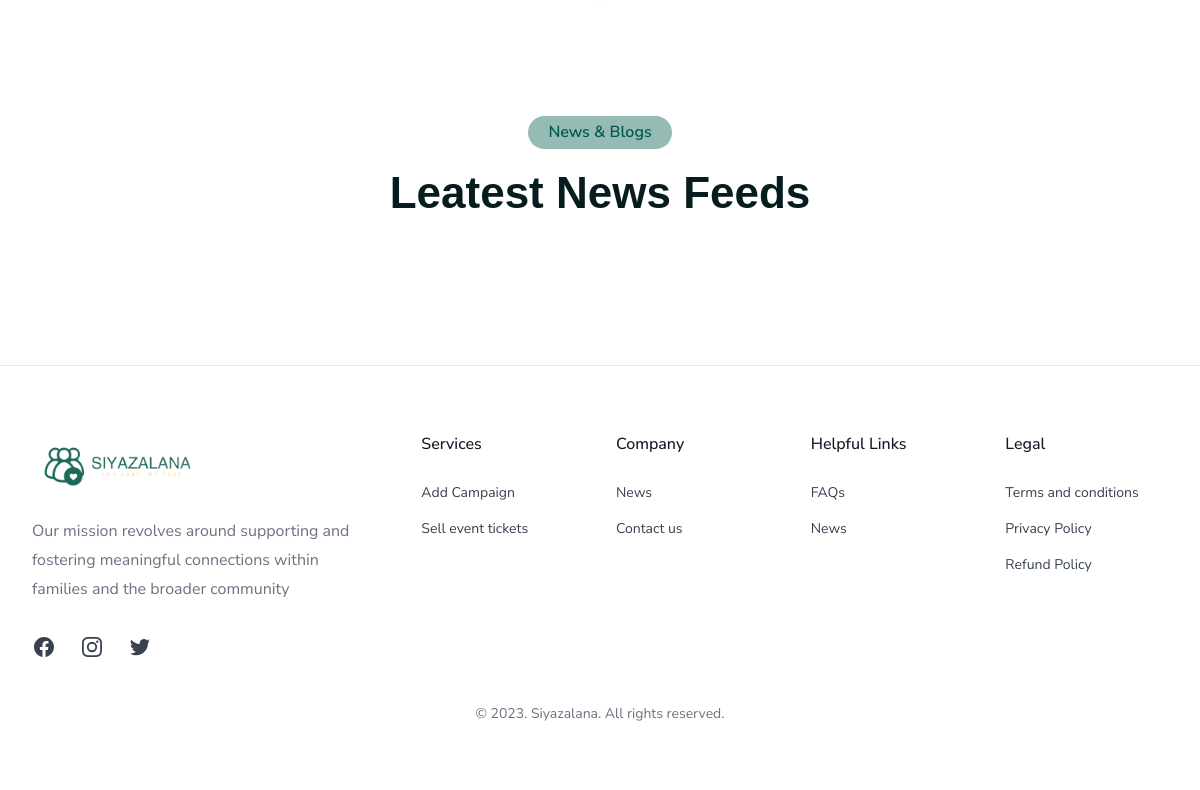
The app's page / (lower part), older data.
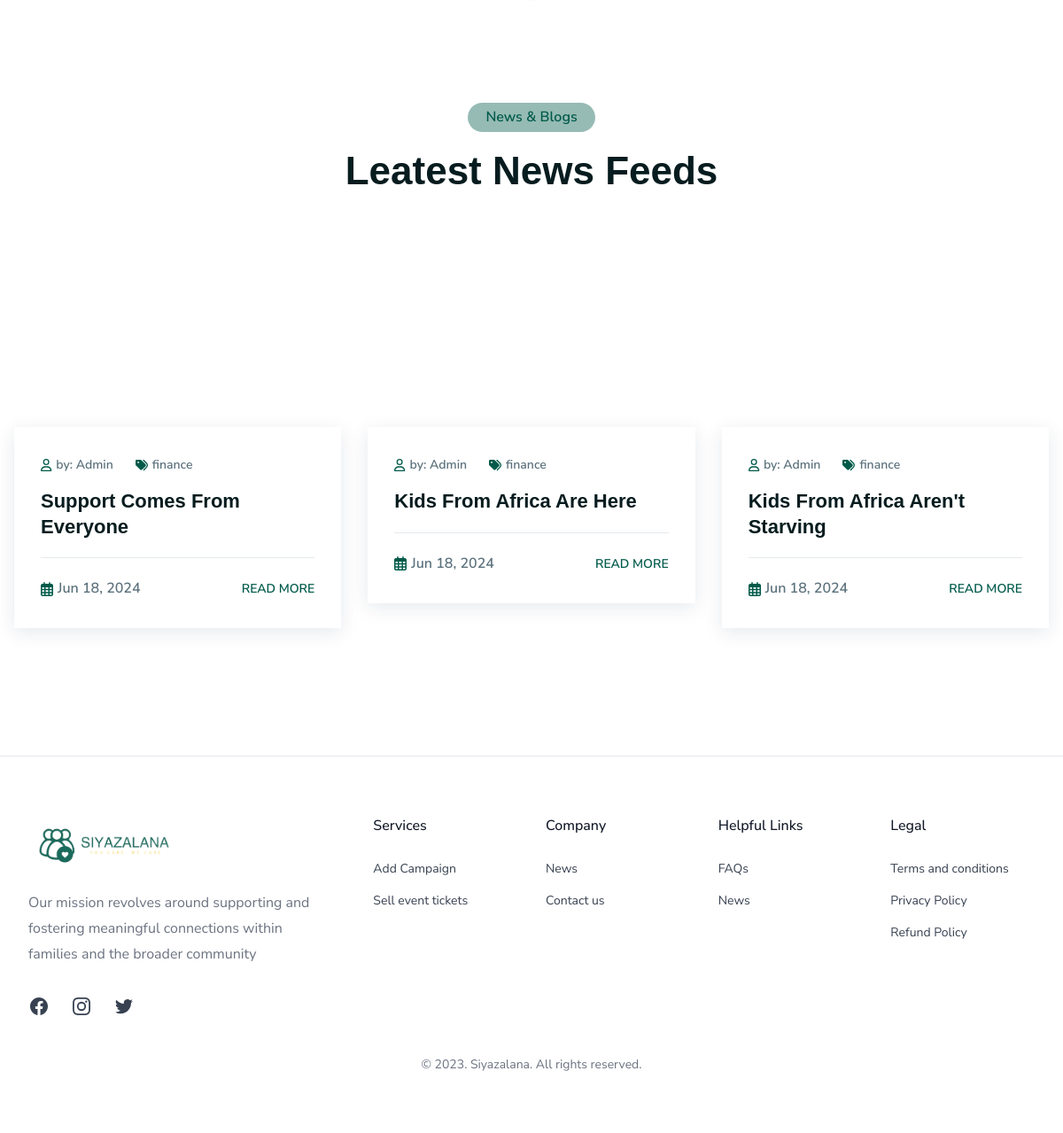
The same page, newer data.
### siyazalana_home/models.py (models this page shows, shortened)
class Blog(AbstractCreate):
    image = models.ImageField(help_text=_("Upload news image."), upload_to=handle_post_file_upload, blank=True, null=True)
    title = models.CharField(help_text=_("Enter title for your news"), max_length=150)
    description = models.CharField(help_text=_("Write a short description about this post"), max_length=200)
    slug = models.SlugField(max_length=250, blank=True, unique=True)
    author = models.ForeignKey(get_user_model(), on_delete=models.SET_DEFAULT, default=None, related_name="posts", null=True)
    category = models.ForeignKey(BlogCategory, on_delete=models.PROTECT, related_name="posts")
    content = HTMLField()
    class Meta:
        verbose_name = 'Post'
        verbose_name_plural = 'Posts'
    def get_absolute_url(self):
        return reverse("siyazalana_home:details-blog", kwargs={"post_slug": self.slug})

class BlogCategory(AbstractCreate):
    thumbnail = models.ImageField(upload_to="category/", null=True, blank=True)
    icon = models.CharField(max_length=250)
    slug = models.SlugField(max_length=350, unique=True, db_index=True)
    label = models.CharField(max_length=250, unique=True)
    class Meta:
        verbose_name = _("Categorie")
        verbose_name_plural = _("Categories")

### siyazalana_home/views/home.py (the view)
# urls.py: path("", home, name="siyazalana-home"),
def home(request):
    events = EventModel.objects.all()
    campaigns = CampaignModel.objects.all()
    blogs = Blog.objects.all()[:5]
    return render(request, "home/home.html", {"events": events, "campaigns": campaigns, "posts": blogs})

### accounts/models.py (called while the page is built)
    def get_full_name(self):
        if self.title:
            return f"{self.title} {self.first_name[0]} {self.last_name}"
        else:
            return f"{self.first_name} {self.last_name}"

### campaigns/models.py (called while the page is built)
    def get_absolute_url(self):
        return reverse("campaigns:campaign", kwargs={"campaign_slug": self.slug})

    def get_days(self):
        date = self.end_date - timezone.now()
        if date.days < 0:
            return "0 days"
        if date.days > 1:
            return f"{date.days} days"
        else:
            return f"{date.days} day"

    def get_percentage_of_donated_fund(self):
        val = self.current_amount / self.target
        perc = val * 100
        if perc > decimal.Decimal(100):
            return round(100, 2)
        return round(perc, 2)

### siyazalana_home/templates/home/home.html (shortened to what the changed rows need)
{% extends '_base.html' %}
{% load static %}
{% block content %}
<section>
    <div>
        <div class="container pb-[70px]">
            <div class="text-center mb-[50px]">
                <h2 class="text-2xl sm:text-3xl md:text-[26px] lg:text-3xl xl:text-[44px] text-heading-color font-bold">
                    <span class="leading-1.3">Leatest News Feeds </span>
                </h2>
            </div>
            <div class="news-slider-container swiper-container relative -mx-[15px]">
                <div class="swiper news-slider static">
                    <div class="swiper-wrapper">
                        {% for post in posts %}
                        <div class="swiper-slide mb-[65px] xl:mb-[50px] px-[15px] cursor-default">
                            <div class="group">
                                <div class="relative leading-1">
                                    <a href="{{post.get_absolute_url}}" class="overflow-hidden w-full h-52">
                                    </a>
                                </div>
                                <div class="p-[30px] shadow-box-shadow-4">
                                    <ul class="mb-[15px] flex gap-x-[25px] items-center">
                                        <li class="text-xs md:text-sm font-semibold">
                                            <a href="#" class="leading-1.8 hover:text-secondary-color flex gap-[5px] items-center"><i
                                                    class="far fa-user text-secondary-color"></i>
                                                by: Admin</a>
                                        </li>
                                        <li class="text-xs md:text-sm font-semibold">
                                            <a href="#" class="leading-1.8 hover:text-secondary-color flex gap-[5px] items-center"><i
                                                    class="fas fa-tags text-secondary-color"></i>
                                                {{post.category.label}}</a>
                                        </li>
                                    </ul>
                                    <h4 class="text-lg md:text-xl lg:text-[22px] font-semibold text-heading-color">
                                        <a href="{{post.get_absolute_url}}" class="hover:text-secondary-color leading-1.3">{{post.title}}</a>
                                    </h4>
                                    <div class="pt-5 mt-5 lg:pt-5 border-t border-border-color-1">
                                        <ul class="flex justify-between items-center">
                                            <li class="text-xs md:text-sm font-semibold">
                                                <p class="leading-1.8 flex gap-[5px] items-center">
                                                    <i class="far fa-calendar-alt text-secondary-color"></i>
                                                    {{post.created|date:"M d, Y"}}
                                                </p>
                                            </li>
                                            <li class="text-xs md:text-sm font-semibold">
                                                <a href="{{post.get_absolute_url}}" class="leading-1.8 text-secondary-color uppercase">
                                                    Read more</a>
                                            </li>
                                        </ul>
                                    </div>
                                </div>
                            </div>
                        </div>
                        {% endfor %}
                    </div>
                </div>
            </div>
        </div>
    </div>
</section>
{% endblock content %}

Row changes from the older to the newer data that the page shows:
added Blog: category.label "finance", title "Support Comes From Everyone", created "Jun 18, 2024"
added Blog: category.label "finance", title "Kids From Africa Are Here", created "Jun 18, 2024"
added Blog: category.label "finance", title "Kids From Africa Aren't Starving", created "Jun 18, 2024"
